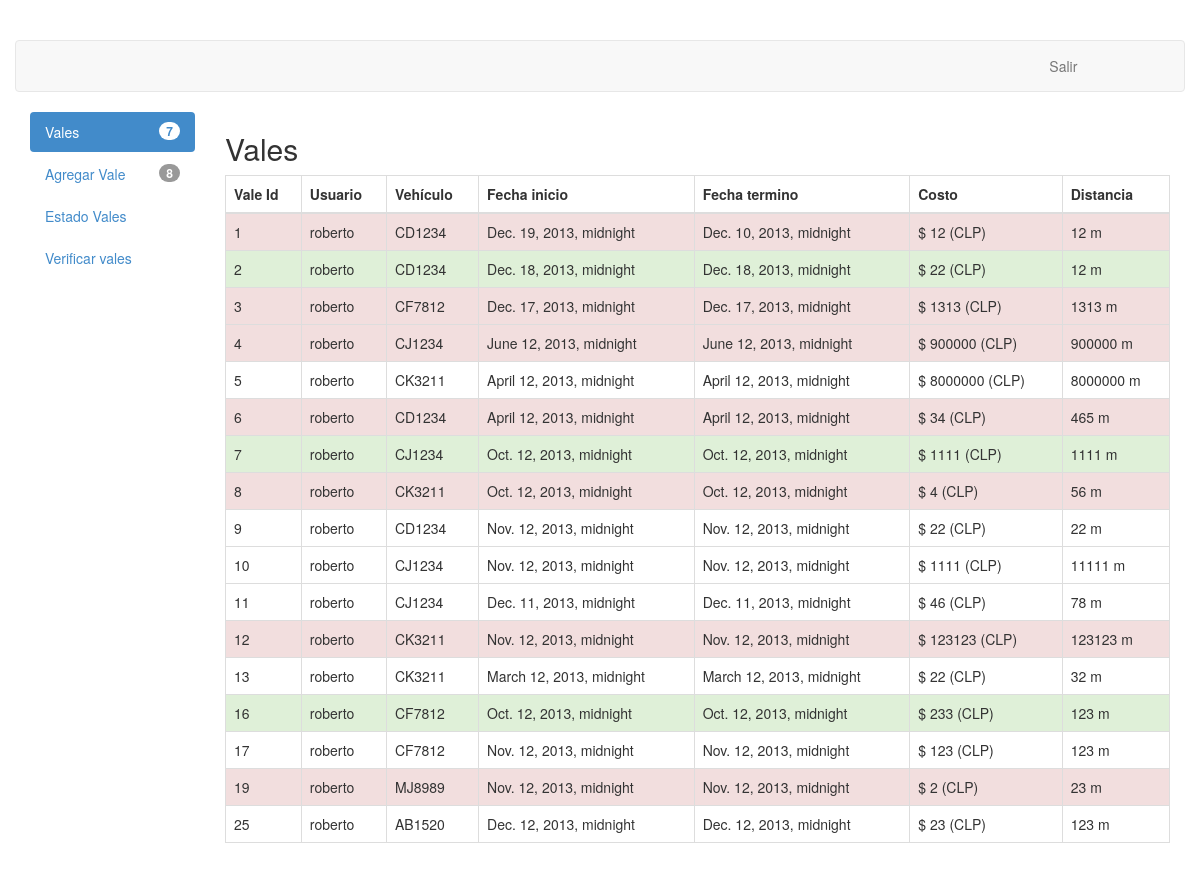
/vales/home/ (signed in), run on the app's committed database.
### vales/models.py (models this page shows)
class Vale(models.Model):
	usuario = models.ForeignKey(User)
	vehiculo = models.CharField(max_length=6)
	fecha_inicio = models.DateTimeField()
	fecha_termino = models.DateTimeField()
	costo = models.PositiveIntegerField()
	distancia = models.PositiveIntegerField()
	en_espera = models.BooleanField()
	ESTADO = (
			('A','Aceptada'),
			('R','Rechazada'),
			('S','Sin observacion'),
		)
	estado = models.CharField(max_length=1,choices=ESTADO)
	class Meta:
		permissions = (
			("view_vale", "Can see available vales"),
			("accept_vale", "Can change status of vales"),
			("modify_vale", "Can modify the status of vales"),
			("close_vale", "Can remove a vale by setting its status as closed"),
		)

### vales/views.py (the view)
@user_passes_test(user_check, login_url='/vales/')
def home(request):
	vales = Vale.objects.all()
	vales_aceptados = vales.filter(estado="A",en_espera=False).count()
	vales_rechazados = vales.filter(estado="R",en_espera=False).count()
	vales_sin_observar = vales.filter(estado="S",en_espera=False).count()
	vales_en_espera = vales.filter(en_espera=True).count()
	context = { "vales" : vales ,
				"vales_aceptados" : vales_aceptados,
				"vales_rechazados" : vales_rechazados,
				"vales_sin_observar" : vales_sin_observar,
				"vales_en_espera" : vales_en_espera,
				}
	return render(request, "home.html" , context)

### vales/views.py (called while the page is built)
def user_check(user):
	return user.is_authenticated()

### vales/templates/home.html (shortened to what this page needs)
{% extends "base_layout.html" %}
{% block contentbody %}
<h2> Vales </h2>
<table class="table table-bordered">
	<thead>
		<tr>
		<th>Vale Id</th>
		<th>Usuario</th>
		<th>Vehículo</th>
		<th>Fecha inicio</th>
		<th>Fecha termino</th>
		<th>Costo</th>
		<th>Distancia</th>
		</tr>
	</thead>
	<tbody>
	{% if perms.vales.view_vale %}
		{% for vale in vales %}
			{% if not vale.en_espera %}
			<tr {% if vale.estado == "A" %} class="success" {% endif %}
				{% if vale.estado == "R" %} class="danger" {% endif %}
			 >
				<td> {{vale.id  }} </td>
				<td> {{vale.usuario  }} </td>
				<td> {{vale.vehiculo }} </td>
				<td> {{vale.fecha_inicio }} </td>
				<td> {{vale.fecha_termino }} </td>
				<td> $ {{vale.costo }} (CLP) </td>
				<td> {{vale.distancia }} m </td>
			</tr>
			{% endif %}
		{% endfor %}
	{% endif %}
	</tbody>
</table>
{% endblock contentbody %}

### vales/static/css/style.css (style rules this page uses)
body { padding-top: 40px; padding-bottom: 40px; }

### data on the page
Vale: id "1", usuario "roberto", vehiculo "CD1234", fecha_inicio "Dec. 19, 2013, midnight", fecha_termino "Dec. 10, 2013, midnight", costo "12", distancia "12"
Vale: id "2", usuario "roberto", vehiculo "CD1234", fecha_inicio "Dec. 18, 2013, midnight", fecha_termino "Dec. 18, 2013, midnight", costo "22", distancia "12"
Vale: id "3", usuario "roberto", vehiculo "CF7812", fecha_inicio "Dec. 17, 2013, midnight", fecha_termino "Dec. 17, 2013, midnight", costo "1313", distancia "1313"
Vale: id "4", usuario "roberto", vehiculo "CJ1234", fecha_inicio "June 12, 2013, midnight", fecha_termino "June 12, 2013, midnight", costo "900000", distancia "900000"
Vale: id "5", usuario "roberto", vehiculo "CK3211", fecha_inicio "April 12, 2013, midnight", fecha_termino "April 12, 2013, midnight", costo "8000000", distancia "8000000"
Vale: id "6", usuario "roberto", vehiculo "CD1234", fecha_inicio "April 12, 2013, midnight", fecha_termino "April 12, 2013, midnight", costo "34", distancia "465"
Vale: id "7", usuario "roberto", vehiculo "CJ1234", fecha_inicio "Oct. 12, 2013, midnight", fecha_termino "Oct. 12, 2013, midnight", costo "1111", distancia "1111"
Vale: id "8", usuario "roberto", vehiculo "CK3211", fecha_inicio "Oct. 12, 2013, midnight", fecha_termino "Oct. 12, 2013, midnight", costo "4", distancia "56"
Vale: id "9", usuario "roberto", vehiculo "CD1234", fecha_inicio "Nov. 12, 2013, midnight", fecha_termino "Nov. 12, 2013, midnight", costo "22", distancia "22"
Vale: id "10", usuario "roberto", vehiculo "CJ1234", fecha_inicio "Nov. 12, 2013, midnight", fecha_termino "Nov. 12, 2013, midnight", costo "1111", distancia "11111"
Vale: id "11", usuario "roberto", vehiculo "CJ1234", fecha_inicio "Dec. 11, 2013, midnight", fecha_termino "Dec. 11, 2013, midnight", costo "46", distancia "78"
Vale: id "12", usuario "roberto", vehiculo "CK3211", fecha_inicio "Nov. 12, 2013, midnight", fecha_termino "Nov. 12, 2013, midnight", costo "123123", distancia "123123"
Vale: id "13", usuario "roberto", vehiculo "CK3211", fecha_inicio "March 12, 2013, midnight", fecha_termino "March 12, 2013, midnight", costo "22", distancia "32"
Vale: id "16", usuario "roberto", vehiculo "CF7812", fecha_inicio "Oct. 12, 2013, midnight", fecha_termino "Oct. 12, 2013, midnight", costo "233", distancia "123"
Vale: id "17", usuario "roberto", vehiculo "CF7812", fecha_inicio "Nov. 12, 2013, midnight", fecha_termino "Nov. 12, 2013, midnight", costo "123", distancia "123"
Vale: id "19", usuario "roberto", vehiculo "MJ8989", fecha_inicio "Nov. 12, 2013, midnight", fecha_termino "Nov. 12, 2013, midnight", costo "2", distancia "23"
Vale: id "25", usuario "roberto", vehiculo "AB1520", fecha_inicio "Dec. 12, 2013, midnight", fecha_termino "Dec. 12, 2013, midnight", costo "23", distancia "123"

### other printed values
{{ vales_sin_observar }} "7"
{{ vales_en_espera }} "8"
